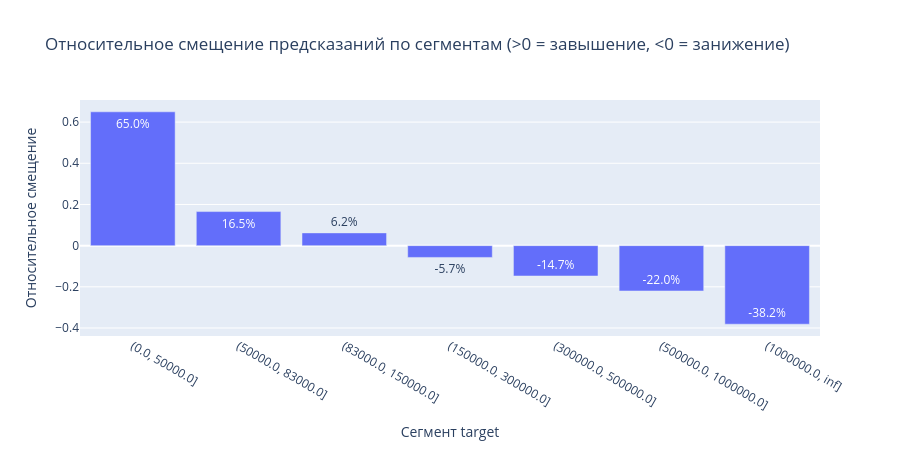

Source (notebook cell):
### Code cell
val_df['signed_error'] = val_df['pred'] - val_df['target']

bias_report = val_df.groupby('target_segment', observed=True).agg(
    n=('target', 'size'),
    mean_target=('target', 'mean'),
    mean_pred=('pred', 'mean'),
    mean_signed_error=('signed_error', 'mean'),
    median_signed_error=('signed_error', 'median'),
).assign(
    relative_bias=lambda d: d['mean_signed_error'] / d['mean_target']
)

bias_report_plot = bias_report.reset_index()
bias_report_plot['target_segment'] = bias_report_plot['target_segment'].astype(str)

print(bias_report_plot)

fig = px.bar(
    bias_report_plot, x='target_segment', y='relative_bias',
    title='Относительное смещение предсказаний по сегментам (>0 = завышение, <0 = занижение)',
    text_auto='.1%'
)

fig.update_layout(width=900, height=450, xaxis_title='Сегмент target', yaxis_title='Относительное смещение')

fig.show()

### Figure 1 — Plotly figure (JSON) as saved in the notebook; plotly's stock layout.template omitted (floating-point values rounded to 4 significant figures)
{"data": [{"hovertemplate": "target_segment=%{x}<br>relative_bias=%{y}<extra></extra>", "legendgroup": "", "marker": {"color": "#636efa", "pattern": {"shape": ""}}, "name": "", "orientation": "v", "showlegend": false, "textposition": "auto", "texttemplate": "%{y:.1%}", "type": "bar", "x": ["(0.0, 50000.0]", "(50000.0, 83000.0]", "(83000.0, 150000.0]", "(150000.0, 300000.0]", "(300000.0, 500000.0]", "(500000.0, 1000000.0]", "(1000000.0, inf]"], "xaxis": "x", "y": [0.65, 0.1654, 0.06198, -0.05726, -0.1475, -0.2202, -0.3816], "yaxis": "y"}], "layout": {"barmode": "relative", "height": 450, "legend": {"tracegroupgap": 0}, "title": {"text": "Относительное смещение предсказаний по сегментам (>0 = завышение, <0 = занижение)"}, "width": 900, "xaxis": {"anchor": "y", "domain": [0, 1], "title": {"text": "Сегмент target"}}, "yaxis": {"anchor": "x", "domain": [0, 1], "title": {"text": "Относительное смещение"}}}}
